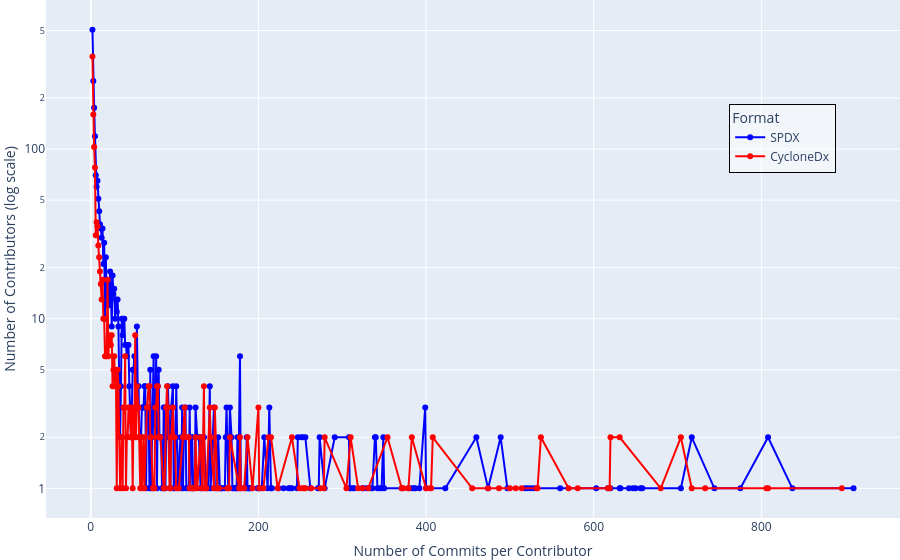

The cell this chart's notebook holds for it:
### Code cell
import pandas as pd
import plotly.graph_objects as go
import plotly.io as pio
import pickle

from collections import Counter
    
with open('commit_counts_by_repo.pkl', 'rb') as f:
    commit_count_repos = pickle.load(f)

df = pd.read_csv('CycloneNSpdxTools.csv')

spdx_counter = Counter()
cyclonedx_counter = Counter()
for index, row in df.iterrows():
    if row['Format'] == 'SPDX':
        spdx_counter.update(v for v in commit_count_repos[row['Repo']].values())
    elif row['Format'] == 'CycloneDx':
        cyclonedx_counter.update(v for v in commit_count_repos[row['Repo']].values())

# Sort the counts for plotting
spdx_x, spdx_y = zip(*sorted(spdx_counter.items()))
cyclonedx_x, cyclonedx_y = zip(*sorted(cyclonedx_counter.items()))

# Create the line plot
fig = go.Figure()

fig.add_trace(go.Scatter(
    x=spdx_x,
    y=spdx_y,
    mode='lines+markers',
    name='SPDX',
    line=dict(color='blue')
))

fig.add_trace(go.Scatter(
    x=cyclonedx_x,
    y=cyclonedx_y,
    mode='lines+markers',
    name='CycloneDx',
    line=dict(color='red')
))

# Update layout
fig.update_layout(
    # title='Commit Count Distribution for SPDX and CycloneDx',
    # xaxis=dict(title='Number of Commits per Contributor (log scale)', type='log'),
    xaxis=dict(title='Number of Commits per Contributor'),
    yaxis=dict(title='Number of Contributors (log scale)', type='log'),
    legend_title='Format',
    margin=dict(l=0, r=0, t=0, b=0),
    legend=dict(
        title='Format',
        x=0.8,
        y=0.8,
        bgcolor='rgba(255, 255, 255, 0.5)',
        bordercolor='black',
        borderwidth=1
    )
)

pio.write_image(fig, 'commit_count_distribution.pdf', format='pdf')

# Show the plot
fig.show()

### Figure 1 — Plotly figure (JSON) as saved in the notebook; plotly's stock layout.template omitted (floating-point values rounded to 4 significant figures; data arrays with more than 128 entries replaced by an {"elided": "..."} marker saying what was removed)
{"data": [{"line": {"color": "blue"}, "mode": "lines+markers", "name": "SPDX", "type": "scatter", "x": {"elided": "234 int values"}, "y": {"elided": "234 int values"}}, {"line": {"color": "red"}, "mode": "lines+markers", "name": "CycloneDx", "type": "scatter", "x": {"elided": "169 int values"}, "y": {"elided": "169 int values"}}], "layout": {"legend": {"bgcolor": "rgba(255, 255, 255, 0.5)", "bordercolor": "black", "borderwidth": 1, "title": {"text": "Format"}, "x": 0.8, "y": 0.8}, "margin": {"b": 0, "l": 0, "r": 0, "t": 0}, "xaxis": {"title": {"text": "Number of Commits per Contributor"}}, "yaxis": {"title": {"text": "Number of Contributors (log scale)"}, "type": "log"}}}
